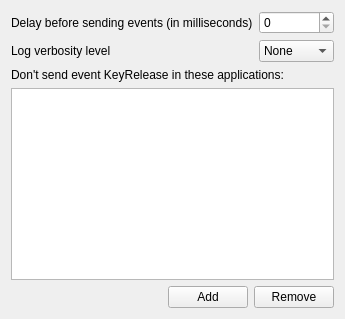
     <widget class="TabBar" name="tabAdvanced">
      <property name="locale">
       <locale language="English" country="UnitedStates"/>
      </property>
      <attribute name="title">
       <string>Advanced</string>
      </attribute>
      <layout class="QVBoxLayout" name="verticalLayout_18">
       <item>
        <layout class="QGridLayout" name="gridLayout_16">
         <item row="0" column="0">
          <widget class="QLabel" name="lblDelay">
           <property name="text">
            <string>Delay before sending events (in milliseconds)</string>
           </property>
          </widget>
         </item>
         <item row="0" column="1">
          <widget class="QSpinBox" name="tabAdvanced_spbDelay">
           <property name="maximumSize">
            <size>
             <width>191</width>
             <height>25</height>
            </size>
           </property>
           <property name="maximum">
            <number>50</number>
           </property>
          </widget>
         </item>
         <item row="1" column="0">
          <widget class="QLabel" name="lblLogLevel">
           <property name="text">
            <string>Log verbosity level</string>
           </property>
          </widget>
         </item>
         <item row="1" column="1">
          <widget class="QComboBox" name="tabAdvanced_cmbLogLevel">
           <property name="maximumSize">
            <size>
             <width>191</width>
             <height>25</height>
            </size>
           </property>
           <item>
            <property name="text">
             <string>None</string>
            </property>
           </item>
           <item>
            <property name="text">
             <string>Error</string>
            </property>
           </item>
           <item>
            <property name="text">
             <string>Warning</string>
            </property>
           </item>
           <item>
            <property name="text">
             <string>Log</string>
            </property>
           </item>
           <item>
            <property name="text">
             <string>Debug</string>
            </property>
           </item>
           <item>
            <property name="text">
             <string>Trace</string>
            </property>
           </item>
          </widget>
         </item>
        </layout>
       </item>
       <item>
        <widget class="QLabel" name="lblKeyRelease">
         <property name="text">
          <string>Don't send event KeyRelease in these applications:</string>
         </property>
        </widget>
       </item>
       <item>
        <widget class="QListWidget" name="tabAdvanced_tabAppList"/>
       </item>
       <item>
        <layout class="QHBoxLayout" name="horizontalLayout_14">
         <item>
          <spacer name="horizontalSpacer_3">
           <property name="orientation">
            <enum>Qt::Horizontal</enum>
           </property>
           <property name="sizeHint" stdset="0">
            <size>
             <width>40</width>
             <height>20</height>
            </size>
           </property>
          </spacer>
         </item>
         <item>
          <widget class="QPushButton" name="tabAdvanced_cmdAddApp">
           <property name="text">
            <string>Add</string>
           </property>
          </widget>
         </item>
         <item>
          <widget class="QPushButton" name="tabAdvanced_cmdRemoveApp">
           <property name="text">
            <string>Remove</string>
           </property>
          </widget>
         </item>
        </layout>
       </item>
      </layout>
     </widget>
